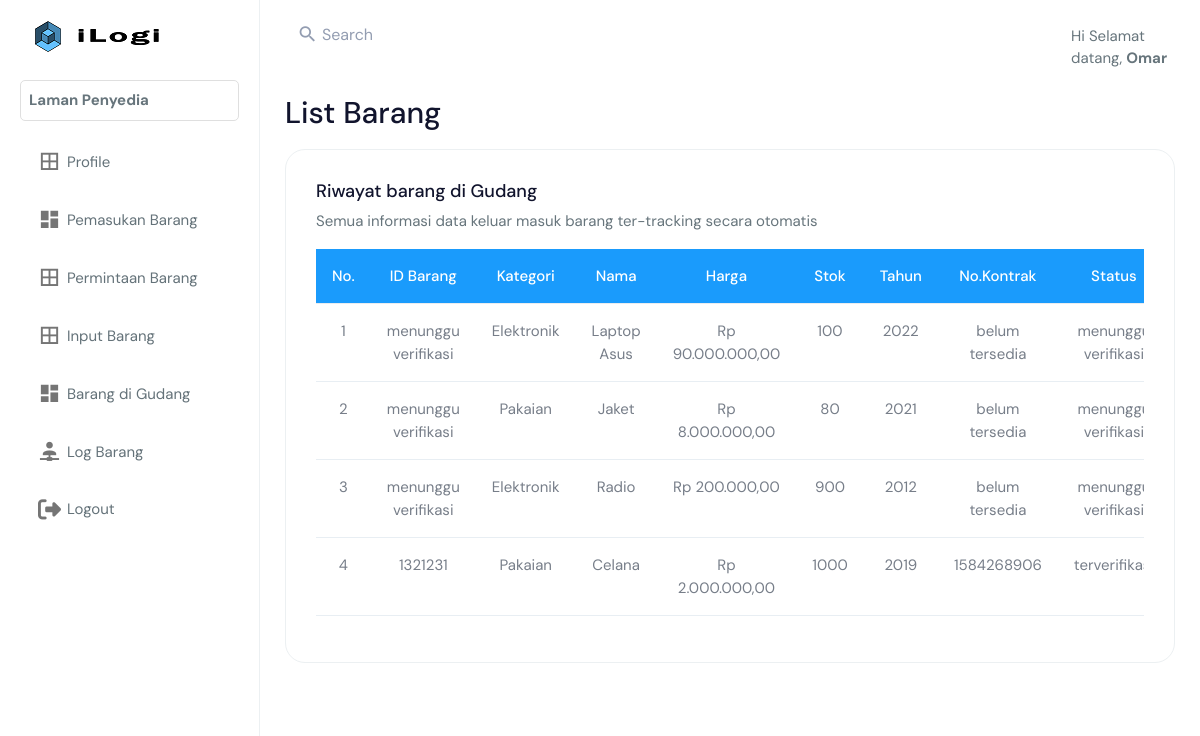
The app's page /index.php?page=user/penyedia/databarang.php (signed in) with its own data.
### tables this page shows
CREATE TABLE `pemasukan` (
  `id_request` int(11) NOT NULL,
  `id_admin` int(11) NOT NULL,
  `nama_penyedia` varchar(250) NOT NULL,
  `role` varchar(250) NOT NULL,
  `id_komoditi` int(11) NOT NULL,
  `id_barang` varchar(11) NOT NULL,
  `nama_barang` varchar(250) NOT NULL,
  `jumlah_barang` int(11) NOT NULL,
  `harga_barang` int(11) NOT NULL,
  `tahun_produksi` int(11) NOT NULL,
  `tgl_request` timestamp NOT NULL DEFAULT current_timestamp(),
  `no_kontrak` int(11) NOT NULL,
  `status` varchar(255) NOT NULL,
  `status_request` bit(1) NOT NULL
);

CREATE TABLE `komoditi` (
  `id_komoditi` int(11) NOT NULL,
  `jenis_komoditi` varchar(50) NOT NULL
);

### helper.php (called while the page is built, shortened)
<?php
    function rupiah($angka){
        $hasil_rupiah = "Rp " . number_format($angka,2,',','.');
        return $hasil_rupiah;
    }
?>

### user/penyedia/databarang.php (the view, shortened to what this page needs)
<?php
    include_once('helper.php');
    $id_user = isset($_SESSION['id_user']) ? $_SESSION['id_user']:false;
?>
<body>
    <div class="page-wrapper">
        <div class="container-fluid">
            <div class="row">
                <div class="col-12">
                    <h1 text-align="center" style="margin:2% 0% 2% 0%;">List Barang</h1>
                    <div class="card">
                        <div class="card-body">
                            <div class="table-responsive">
                                <h4>Riwayat barang di Gudang</h4>
                                <p>Semua informasi data keluar masuk barang ter-tracking secara otomatis</p>
                                <table class="table">
                                    <thead style="background-color:#1a9bfc;">
                                        <tr>
                                            <th style="color:white; text-align:center;">No.</th>
                                            <th style="color:white; text-align:center;">ID Barang</th>
                                            <th style="color:white; text-align:center;">Kategori</th>
                                            <th style="color:white; text-align:center;">Nama</th>
                                            <th style="color:white; text-align:center;">Harga</th>
                                            <th style="color:white; text-align:center;">Stok</th>
                                            <th style="color:white; text-align:center;">Tahun</th>
                                            <th style="color:white; text-align:center;">No.Kontrak</th>
                                            <th style="color:white; text-align:center;">Status</th>
                                        </tr>
                                    </thead>
                                    <tbody>
                                        <?php
                                            include 'database.php';
                                            $no = 1;
                                            $sql = mysqli_query($koneksi,"SELECT * FROM pemasukan LEFT JOIN komoditi USING(id_komoditi) WHERE id_admin = $id_user ORDER BY id_request DESC");
                                            if (mysqli_num_rows($sql) > 0 ) {
                                            while ($row = mysqli_fetch_array($sql)){
                                        ?>
                                            <tr>
                                            <td style="text-align:center;"><?php echo $no++ ?></td>
                                            <td style="text-align:center;">
                                                <?php
                                                    if($row['id_barang'] == NULL){
                                                        echo 'menunggu verifikasi';
                                                    }else{
                                                        echo $row['id_barang'];
                                                    }
                                                ?>
                                            </td>
                                            <td style="text-align:center;"><?php echo $row['jenis_komoditi']?></td>
                                            <td style="text-align:center;"><?php echo $row['nama_barang']?></td>
                                            <td style="text-align:center;"><?php echo rupiah ($row['harga_barang'])?></td>
                                            <td style="text-align:center;"><?php echo $row['jumlah_barang']?></td>
                                            <td style="text-align:center;"><?php echo $row['tahun_produksi']?></td>
                                            <td style="text-align:center;">
                                                <?php
                                                 if($row['no_kontrak'] == 0){
                                                    echo 'belum tersedia';
                                                 }else{
                                                    echo $row['no_kontrak'];
                                                 }
                                                ?>
                                            </td>
                                            <td style="text-align:center;">
                                                <?php
                                                    if($row['status_request'] == 0){
                                                        echo 'menunggu verifikasi';
                                                    }else{
                                                        echo 'terverifikasi';
                                                    }
                                                ?>
                                            </td>
                                            </tr>
                                        <?php }
                                        }else { ?>
                                            <tr>
                                                <td colspan="9">Data belum terverifikasi</td>
                                            </tr>
                                        <?php } ?>
                                </tbody>
                            </table>
                            </div>
                        </div>
                    </div>
                </div>
            </div>
        </div>
    </div>
</body>
</html>

### records on screen
pemasukan: shows "menunggu verifikasi", id_komoditi.jenis_komoditi "Elektronik", nama_barang "Laptop Asus", harga_barang "Rp 90.000.000,00", jumlah_barang "100", tahun_produksi "2022", no_kontrak "belum tersedia", status_request "menunggu verifikasi"
pemasukan: shows "menunggu verifikasi", id_komoditi.jenis_komoditi "Pakaian", nama_barang "Jaket", harga_barang "Rp 8.000.000,00", jumlah_barang "80", tahun_produksi "2021", no_kontrak "belum tersedia", status_request "menunggu verifikasi"
pemasukan: shows "menunggu verifikasi", id_komoditi.jenis_komoditi "Elektronik", nama_barang "Radio", harga_barang "Rp 200.000,00", jumlah_barang "900", tahun_produksi "2012", no_kontrak "belum tersedia", status_request "menunggu verifikasi"
pemasukan: id_barang "1321231", id_komoditi.jenis_komoditi "Pakaian", nama_barang "Celana", harga_barang "Rp 2.000.000,00", jumlah_barang "1000", tahun_produksi "2019", no_kontrak "1584268906", status_request "terverifikasi"

### other values on screen
$nama_user "Omar"
$role "Penyedia"
